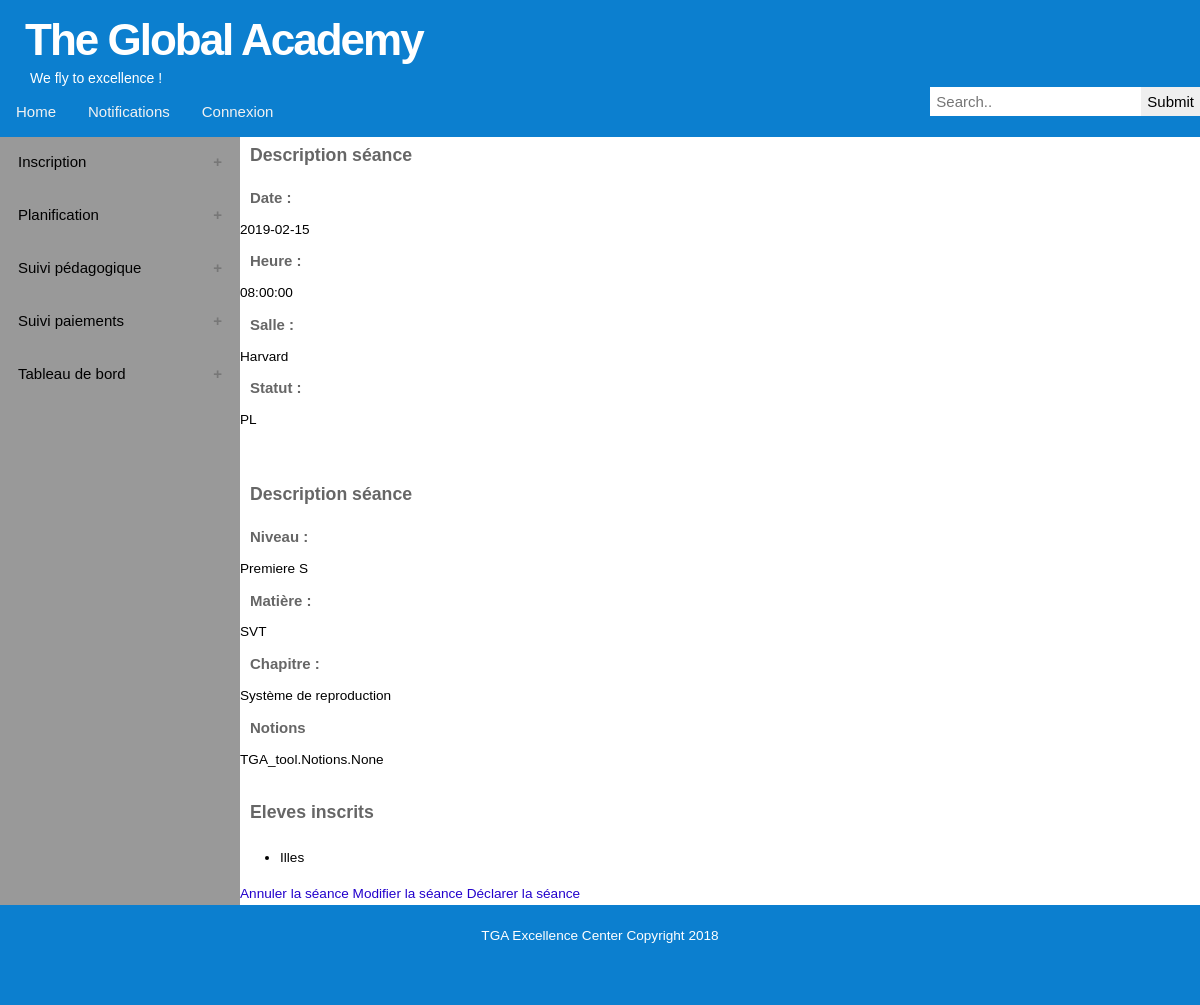
The app's page /TGA_tool/displayseance.html/39 with its own data.
### TGA_tool/models.py (models this page shows, shortened)
class Resource(models.Model):
	disponibilite=models.CharField(max_length=15,blank=True)
	class Meta:
		abstract=True

class Salle(Resource):
	nom=models.CharField(max_length=42,verbose_name="Nom",unique=True)
	capcite=models.PositiveIntegerField(verbose_name="Capacité",null=True,blank=True)
	ecran=models.BooleanField(verbose_name="Posséde un écean")
	batiment=models.BooleanField(verbose_name="TGA")
	class Meta:
		verbose_name="salle"
		ordering=['capcite']
	def __str__(self):
		return self.nom

class Seance(models.Model):#Seance est une classe abstraite qui englobe les attributs en commun entre Seance_cours et seance_coaching
	date=models.DateField(blank=True,null=True,verbose_name="Date")
	creneau=models.ForeignKey('Creneau',on_delete=models.CASCADE,blank=True,null=True,verbose_name="Creneau")
	salle=models.ForeignKey('Salle',on_delete=models.SET_NULL,null=True,blank=True,verbose_name="Salle")
	chapitre=models.ForeignKey('Chapitre',on_delete=models.SET_NULL,null=True,blank=True,verbose_name="Chapitre")
	notions=models.ManyToManyField('Notions',related_name="%(app_label)s_%(class)s_related",blank=True,verbose_name="Notions")#pour ne pas avoir de confusion au moment de l'appel
	statut_choices=(("Planifié","Planifiée"),("Done","Effectué"),("Annulé","Annulée"),)
	statut=models.CharField(max_length=8,choices=statut_choices,default="PL",verbose_name="Statut")
	class Meta:
		abstract=True

class Seance_Cours(Seance):
	cours=models.ForeignKey('Cours',on_delete=models.CASCADE,verbose_name="Cours")
	eleves = models.ManyToManyField	('Eleve',related_name="presence")
	class Meta:
		verbose_name="seance cours"
		ordering=['date','creneau']

class Curriculum(models.Model):
	niveau=models.CharField(max_length=13)
	programme=models.CharField(max_length=2,blank=True,null=True)
	objects = CurriculumCreator()#ajouter une methode manager au object
	def __str__(self):
		return self.niveau

class Matiere(models.Model):
	matiere_choices=(("Mathematiques","Mathematiques"),("Physique","Physique"),("SVT","SVT"),("Français","Français"),("Anglais","Anglais"),("Technologie","Technologie"),("SES","SES"),("Philosophie","Philosophie"),)
	matiere=models.CharField(max_length=16,choices=matiere_choices,verbose_name="Matiere")
	curriculum=models.ForeignKey('Curriculum',on_delete=models.CASCADE,related_name='matiere',verbose_name="Curriculum")
	objects = MatiereCreator()#ajouter une methode manager au object
	class Meta:
		verbose_name="matiere"
		ordering=['-curriculum','matiere']

class Chapitre(models.Model):
	chapitre=models.CharField(max_length=50)
	matiere=models.ForeignKey('Matiere',on_delete=models.CASCADE,verbose_name="Matiere")
	details=models.TextField(blank=True,null=True,help_text='Précisions sur le chapitre')
	def __str__(self):
		return self.chapitre
	class Meta:
		verbose_name="chapitre"
		ordering=['matiere','chapitre']

class Eleve(models.Model):
	nom= models.CharField(max_length=42,verbose_name="Nom",unique=True)
	date_naissance=models.DateField(null=True,blank=True,verbose_name="Date de naissance")
	num= models.CharField(max_length=15,null=True,blank=True,verbose_name="Telephone",unique=True,help_text="Optionnel")
	email=models.EmailField(null=True,blank=True,verbose_name="E-mail",unique=True,help_text="Optionnel")
	famille = models.ForeignKey('Famille',on_delete=models.CASCADE,verbose_name="Famille - adresse", default=1)
	etablissement=models.CharField(max_length=20,null=True,blank=True)
	curriculum=models.ForeignKey('Curriculum',on_delete=models.CASCADE,verbose_name="Curriculum",blank=True,null=True)
	cours=models.ManyToManyField('Cours',related_name='cours',blank=True,verbose_name="Cours")
	user = models.OneToOneField(User,on_delete=models.SET_NULL,null=True,blank=True)
	date_inscription = models.DateField(auto_now=True, verbose_name="Date d'inscription")
	class Meta:
		verbose_name="eleve"
		ordering=['nom']
	def __str__(self):
		return self.nom

### TGA_tool/views.py (the view)
# urls.py: path('displayseance.html/<int:id>',views.displaySeance,name='display seance'),
def displaySeance(request,id):
    seance = Seance_Cours.objects.get(id = id)
    seance_id =seance.id
    date_seance = str(seance.date)
    heure_seance = str(seance.creneau.debut)
    salle_seance =  seance.salle
    niveau = seance.cours.curriculum
    matiere = seance.cours.matiere.matiere
    chapitre = seance.chapitre
    notions = seance.notions
    eleves = Eleve.objects.filter(cours=seance.cours.id)
    statut = seance.statut
    displayMode = 1 # 1 : par défaut, 2 : modifier, 3 : déclarer
    return render(request, 'TGA_tool/display-seance.html', locals())

### TGA_tool/templates/TGA_tool/display-seance.html (shortened to what this page needs)
{% extends "layout.html" %}
{%load static %}
{% block content %}
<h2> Description séance </h2>
<h3>Date : </h3>{{ date_seance }} <br/>
<h3>Heure : </h3>{{ heure_seance }} <br/>
<h3>Salle : </h3> {{ salle_seance}} <br/>
<h3>Statut : </h3> {{ statut}} <br/>
<br/>
<br/>
<h2> Description séance </h2>
<h3>Niveau : </h3> {{niveau}}
<h3>Matière : </h3> {{matiere}}
<h3>Chapitre : </h3>{{chapitre}}
<h3>Notions</h3> {{notions}}
<br/>
<br/>
<h2> Eleves inscrits </h2>
<ul>
{% for eleve in eleves %}
    <li>{{ eleve }}</li>
{% endfor %}
</ul>
<a href="{% url 'annuler seance' seance_id %}"> Annuler la séance </a>
<a href="{% url 'edit seance' seance_id %}">Modifier la séance</a>
<a href="{% url 'report seance' seance_id %}">Déclarer la séance</a>
{% endblock %}

### TGA_tool/static/css/kosygin-style.css (style rules this page uses)
* { box-sizing: border-box; }
body { margin: 0; font: 85%/1.6em Roboto Verdana, Tahoma, arial, sans-serif; color: #000000; text-align: left; }
a, a:visited { text-decoration: none; color: #2200CC; background: inherit; }
h2 { font-size: 130%; color: #666666; }
h3 { font-size: 110%; color: #666666; }
h1, h2, h3, p { padding: 10px; margin: 0; }

### records on screen
Salle: nom "Harvard"
Seance_Cours: statut "PL"
Curriculum: niveau "Premiere S"
Matiere: matiere "SVT"
Chapitre: chapitre "Système de reproduction"
Eleve: nom "Illes"

### other values on screen
{{ date_seance }} "2019-02-15"
{{ heure_seance }} "08:00:00"
{{ notions }} "TGA_tool.Notions.None"
